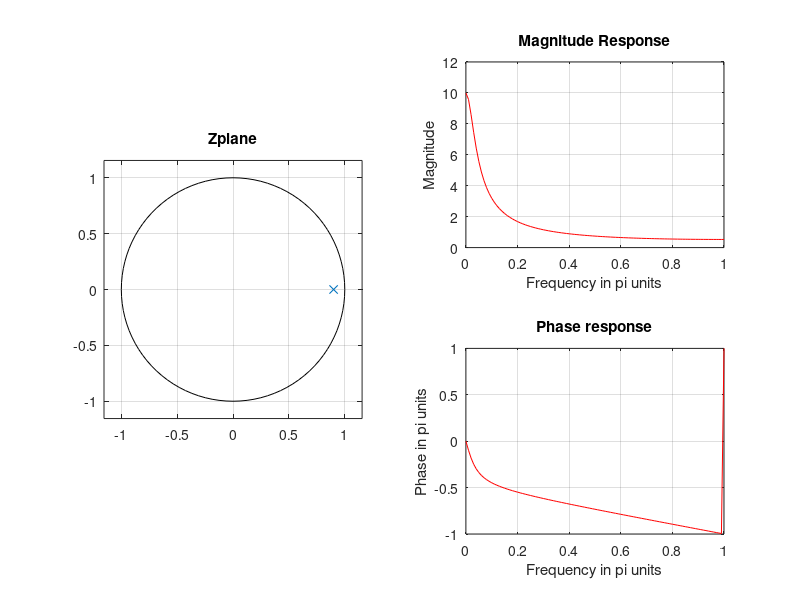

Source code (MATLAB):
clc
b=[0 1];a=[1 -0.9];
% Tim phan bo diem cuc va diem khong
subplot(1,2,1);
zplane(b,a);
title('Zplane');
%Tim dap ung tan so bang cach danh gia 200 diem roi rac
[H,w]=freqz(b,a,200,'whole');
magH=abs(H(1:101));phaH=angle(H(1:101));
subplot(2,2,2);plot(w(1:101)/pi,magH,'r');grid on;
title('Magnitude Response');
xlabel('Frequency in pi units');
ylabel('Magnitude');
subplot(2,2,4);plot(w(1:101)/pi,phaH/pi,'r'); grid on;
title('Phase response');
xlabel('Frequency in pi units');
ylabel('Phase in pi units');